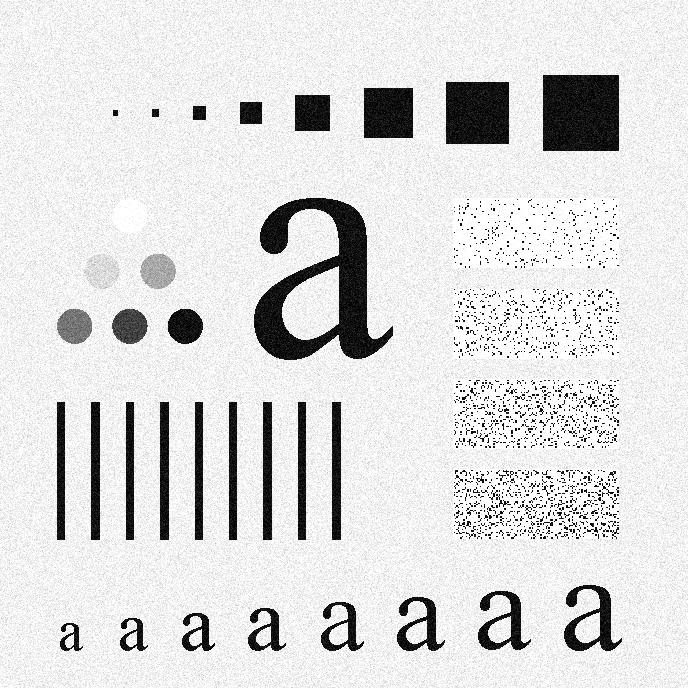
#> input picture Lab5_TestImages/char.bmp, 688 x 688 px, found by its file name
$ python lab5_ex3.py
#> lines starting #> are read from the running program, lines starting #| are printed output that depends on the picture
#!/usr/bin/env python3
# -*- coding: utf-8 -*-
"""
Created on Sat Nov  1 21:51:43 2025

@author: gluppler
"""

"""
lab5_ex3.py
Apply median filters (3x3,5x5,7x7) to 'char.bmp'.
"""
import cv2
from pathlib import Path
BASE = Path("/Users/gluppler/Downloads/School/test/Lab5_TestImages/")
INFILE = BASE / "char.bmp"

if not INFILE.exists():
    raise SystemExit(f"Missing {INFILE}")

img = cv2.imread(str(INFILE), cv2.IMREAD_GRAYSCALE)
#> img is the input picture: shape (688, 688); min 0, max 255, mean 219.4
for k in [3,5,7]:
    out = cv2.medianBlur(img, k)
    dest = BASE / f"char_median_{k}x{k}.png"
    cv2.imwrite(str(dest), out)
    print("Saved:", dest)
#> this loop made 3 passes
#> pass 1, `out = cv2.medianBlur(img, k)`:
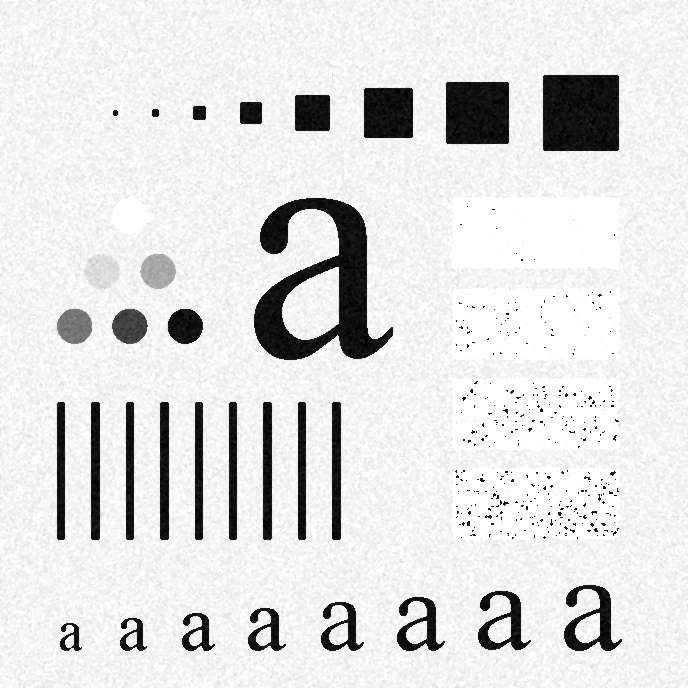
#> out: shape (688, 688); min 0, max 255, mean 223.3
